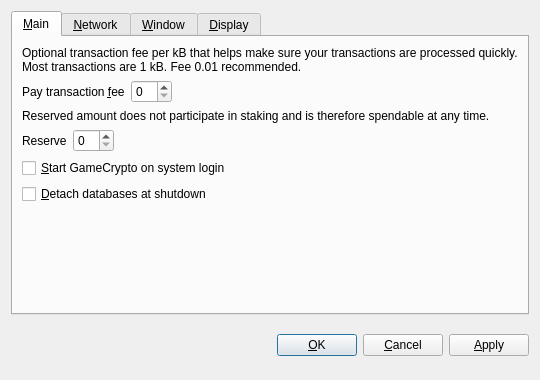
<?xml version="1.0" encoding="UTF-8"?>
<ui version="4.0">
 <class>OptionsDialog</class>
 <widget class="QDialog" name="OptionsDialog">
  <property name="geometry">
   <rect>
    <x>0</x>
    <y>0</y>
    <width>540</width>
    <height>380</height>
   </rect>
  </property>
  <property name="windowTitle">
   <string>Options</string>
  </property>
  <property name="modal">
   <bool>true</bool>
  </property>
  <layout class="QVBoxLayout" name="verticalLayout">
   <item>
    <widget class="QTabWidget" name="tabWidget">
     <property name="tabPosition">
      <enum>QTabWidget::North</enum>
     </property>
     <property name="currentIndex">
      <number>0</number>
     </property>
     <widget class="QWidget" name="tabMain">
      <attribute name="title">
       <string>&amp;Main</string>
      </attribute>
      <layout class="QVBoxLayout" name="verticalLayout_Main">
       <item>
        <widget class="QLabel" name="transactionFeeInfoLabel">
         <property name="text">
          <string>Optional transaction fee per kB that helps make sure your transactions are processed quickly. Most transactions are 1 kB. Fee 0.01 recommended.</string>
         </property>
         <property name="textFormat">
          <enum>Qt::PlainText</enum>
         </property>
         <property name="wordWrap">
          <bool>true</bool>
         </property>
        </widget>
       </item>
       <item>
        <layout class="QHBoxLayout" name="horizontalLayoutFee">
         <item>
          <widget class="QLabel" name="transactionFeeLabel">
           <property name="text">
            <string>Pay transaction &amp;fee</string>
           </property>
           <property name="textFormat">
            <enum>Qt::PlainText</enum>
           </property>
           <property name="buddy">
            <cstring>transactionFee</cstring>
           </property>
          </widget>
         </item>
         <item>
          <widget class="BitcoinAmountField" name="transactionFee"/>
         </item>
         <item>
          <spacer name="horizontalSpacerFee">
           <property name="orientation">
            <enum>Qt::Horizontal</enum>
           </property>
           <property name="sizeHint" stdset="0">
            <size>
             <width>40</width>
             <height>20</height>
            </size>
           </property>
          </spacer>
         </item>
        </layout>
       </item>
       <item>
        <widget class="QLabel" name="reserveBalanceInfoLabel">
         <property name="text">
          <string>Reserved amount does not participate in staking and is therefore spendable at any time.</string>
         </property>
         <property name="textFormat">
          <enum>Qt::PlainText</enum>
         </property>
         <property name="wordWrap">
          <bool>true</bool>
         </property>
        </widget>
       </item>
       <item>
        <layout class="QHBoxLayout" name="horizontalLayoutReserveBalance">
         <item>
          <widget class="QLabel" name="reserveBalanceLabel">
           <property name="text">
            <string>Reserve</string>
           </property>
           <property name="textFormat">
            <enum>Qt::PlainText</enum>
           </property>
           <property name="buddy">
            <cstring>reserveBalance</cstring>
           </property>
          </widget>
         </item>
         <item>
          <widget class="BitcoinAmountField" name="reserveBalance"/>
         </item>
         <item>
          <spacer name="horizontalSpacerReserveBalance">
           <property name="orientation">
            <enum>Qt::Horizontal</enum>
           </property>
           <property name="sizeHint" stdset="0">
            <size>
             <width>40</width>
             <height>20</height>
            </size>
           </property>
          </spacer>
         </item>
        </layout>
       </item>
       <item>
        <widget class="QCheckBox" name="bitcoinAtStartup">
         <property name="toolTip">
          <string>Automatically start GameCrypto after logging in to the system.</string>
         </property>
         <property name="text">
          <string>&amp;Start GameCrypto on system login</string>
         </property>
        </widget>
       </item>
       <item>
        <widget class="QCheckBox" name="detachDatabases">
         <property name="toolTip">
          <string>Detach block and address databases at shutdown. This means they can be moved to another data directory, but it slows down shutdown. The wallet is always detached.</string>
         </property>
         <property name="text">
          <string>&amp;Detach databases at shutdown</string>
         </property>
        </widget>
       </item>
       <item>
        <spacer name="verticalSpacer_Main">
         <property name="orientation">
          <enum>Qt::Vertical</enum>
         </property>
         <property name="sizeHint" stdset="0">
          <size>
           <width>20</width>
           <height>40</height>
          </size>
         </property>
        </spacer>
       </item>
      </layout>
     </widget>
     <widget class="QWidget" name="tabNetwork">
      <attribute name="title">
       <string>&amp;Network</string>
      </attribute>
      <layout class="QVBoxLayout" name="verticalLayout_Network">
       <item>
        <widget class="QCheckBox" name="mapPortUpnp">
         <property name="toolTip">
          <string>Automatically open the GameCrypto client port on the router. This only works when your router supports UPnP and it is enabled.</string>
         </property>
         <property name="text">
          <string>Map port using &amp;UPnP</string>
         </property>
        </widget>
       </item>
       <item>
        <widget class="QCheckBox" name="connectSocks">
         <property name="toolTip">
          <string>Connect to the GameCrypto network through a SOCKS proxy (e.g. when connecting through Tor).</string>
         </property>
         <property name="text">
          <string>&amp;Connect through SOCKS proxy:</string>
         </property>
        </widget>
       </item>
       <item>
        <layout class="QHBoxLayout" name="horizontalLayout_Network">
         <item>
          <widget class="QLabel" name="proxyIpLabel">
           <property name="text">
            <string>Proxy &amp;IP:</string>
           </property>
           <property name="textFormat">
            <enum>Qt::PlainText</enum>
           </property>
           <property name="buddy">
            <cstring>proxyIp</cstring>
           </property>
          </widget>
         </item>
         <item>
          <widget class="QValidatedLineEdit" name="proxyIp">
           <property name="maximumSize">
            <size>
             <width>140</width>
             <height>16777215</height>
            </size>
           </property>
           <property name="toolTip">
            <string>IP address of the proxy (e.g. 127.0.0.1)</string>
           </property>
          </widget>
         </item>
         <item>
          <widget class="QLabel" name="proxyPortLabel">
           <property name="text">
            <string>&amp;Port:</string>
           </property>
           <property name="textFormat">
            <enum>Qt::PlainText</enum>
           </property>
           <property name="buddy">
            <cstring>proxyPort</cstring>
           </property>
          </widget>
         </item>
         <item>
          <widget class="QLineEdit" name="proxyPort">
           <property name="maximumSize">
            <size>
             <width>55</width>
             <height>16777215</height>
            </size>
           </property>
           <property name="toolTip">
            <string>Port of the proxy (e.g. 9050)</string>
           </property>
          </widget>
         </item>
         <item>
          <widget class="QLabel" name="socksVersionLabel">
           <property name="text">
            <string>SOCKS &amp;Version:</string>
           </property>
           <property name="textFormat">
            <enum>Qt::PlainText</enum>
           </property>
           <property name="buddy">
            <cstring>socksVersion</cstring>
           </property>
          </widget>
         </item>
         <item>
          <widget class="QValueComboBox" name="socksVersion">
           <property name="toolTip">
            <string>SOCKS version of the proxy (e.g. 5)</string>
           </property>
          </widget>
         </item>
         <item>
          <spacer name="horizontalSpacer_Network">
           <property name="orientation">
            <enum>Qt::Horizontal</enum>
           </property>
           <property name="sizeHint" stdset="0">
            <size>
             <width>40</width>
             <height>20</height>
            </size>
           </property>
          </spacer>
         </item>
        </layout>
       </item>
       <item>
        <spacer name="verticalSpacer_Network">
         <property name="orientation">
          <enum>Qt::Vertical</enum>
         </property>
         <property name="sizeHint" stdset="0">
          <size>
           <width>20</width>
           <height>40</height>
          </size>
         </property>
        </spacer>
       </item>
      </layout>
     </widget>
     <widget class="QWidget" name="tabWindow">
      <attribute name="title">
       <string>&amp;Window</string>
      </attribute>
      <layout class="QVBoxLayout" name="verticalLayout_Window">
       <item>
        <widget class="QCheckBox" name="minimizeToTray">
         <property name="toolTip">
          <string>Show only a tray icon after minimizing the window.</string>
         </property>
         <property name="text">
          <string>&amp;Minimize to the tray instead of the taskbar</string>
         </property>
        </widget>
       </item>
       <item>
        <widget class="QCheckBox" name="minimizeOnClose">
         <property name="toolTip">
          <string>Minimize instead of exit the application when the window is closed. When this option is enabled, the application will be closed only after selecting Quit in the menu.</string>
         </property>
         <property name="text">
          <string>M&amp;inimize on close</string>
         </property>
        </widget>
       </item>
       <item>
        <spacer name="verticalSpacer_Window">
         <property name="orientation">
          <enum>Qt::Vertical</enum>
         </property>
         <property name="sizeHint" stdset="0">
          <size>
           <width>20</width>
           <height>40</height>
          </size>
         </property>
        </spacer>
       </item>
      </layout>
     </widget>
     <widget class="QWidget" name="tabDisplay">
      <attribute name="title">
       <string>&amp;Display</string>
      </attribute>
      <layout class="QVBoxLayout" name="verticalLayout_Display">
       <item>
        <layout class="QHBoxLayout" name="horizontalLayout_1_Display">
         <item>
          <widget class="QLabel" name="langLabel">
           <property name="text">
            <string>User Interface &amp;language:</string>
           </property>
           <property name="textFormat">
            <enum>Qt::PlainText</enum>
           </property>
           <property name="buddy">
            <cstring>lang</cstring>
           </property>
          </widget>
         </item>
         <item>
          <widget class="QValueComboBox" name="lang">
           <property name="toolTip">
            <string>The user interface language can be set here. This setting will take effect after restarting GameCrypto.</string>
           </property>
          </widget>
         </item>
        </layout>
       </item>
       <item>
        <layout class="QHBoxLayout" name="horizontalLayout_2_Display">
         <item>
          <widget class="QLabel" name="unitLabel">
           <property name="text">
            <string>&amp;Unit to show amounts in:</string>
           </property>
           <property name="textFormat">
            <enum>Qt::PlainText</enum>
           </property>
           <property name="buddy">
            <cstring>unit</cstring>
           </property>
          </widget>
         </item>
         <item>
          <widget class="QValueComboBox" name="unit">
           <property name="toolTip">
            <string>Choose the default subdivision unit to show in the interface and when sending coins.</string>
           </property>
          </widget>
         </item>
        </layout>
       </item>
       <item>
        <widget class="QCheckBox" name="displayAddresses">
         <property name="toolTip">
          <string>Whether to show GameCrypto addresses in the transaction list or not.</string>
         </property>
         <property name="text">
          <string>&amp;Display addresses in transaction list</string>
         </property>
        </widget>
       </item>
       <item>
        <widget class="QCheckBox" name="coinControlFeatures">
         <property name="toolTip">
          <string>Whether to show coin control features or not.</string>
         </property>
         <property name="text">
          <string>Display coin &amp;control features (experts only!)</string>
         </property>
        </widget>
       </item>
       <item>
        <spacer name="verticalSpacer_Display">
         <property name="orientation">
          <enum>Qt::Vertical</enum>
         </property>
         <property name="sizeHint" stdset="0">
          <size>
           <width>20</width>
           <height>40</height>
          </size>
         </property>
        </spacer>
       </item>
      </layout>
     </widget>
    </widget>
   </item>
   <item>
    <layout class="QHBoxLayout" name="horizontalLayout_Buttons">
     <item>
      <spacer name="horizontalSpacer_1">
       <property name="orientation">
        <enum>Qt::Horizontal</enum>
       </property>
       <property name="sizeHint" stdset="0">
        <size>
         <width>40</width>
         <height>48</height>
        </size>
       </property>
      </spacer>
     </item>
     <item>
      <widget class="QLabel" name="statusLabel">
       <property name="font">
        <font>
         <weight>75</weight>
         <bold>true</bold>
        </font>
       </property>
       <property name="text">
        <string/>
       </property>
       <property name="textFormat">
        <enum>Qt::PlainText</enum>
       </property>
       <property name="wordWrap">
        <bool>true</bool>
       </property>
      </widget>
     </item>
     <item>
      <spacer name="horizontalSpacer_2">
       <property name="orientation">
        <enum>Qt::Horizontal</enum>
       </property>
       <property name="sizeHint" stdset="0">
        <size>
         <width>40</width>
         <height>48</height>
        </size>
       </property>
      </spacer>
     </item>
     <item>
      <widget class="QPushButton" name="okButton">
       <property name="text">
        <string>&amp;OK</string>
       </property>
      </widget>
     </item>
     <item>
      <widget class="QPushButton" name="cancelButton">
       <property name="text">
        <string>&amp;Cancel</string>
       </property>
       <property name="autoDefault">
        <bool>false</bool>
       </property>
      </widget>
     </item>
     <item>
      <widget class="QPushButton" name="applyButton">
       <property name="text">
        <string>&amp;Apply</string>
       </property>
       <property name="autoDefault">
        <bool>false</bool>
       </property>
      </widget>
     </item>
    </layout>
   </item>
  </layout>
 </widget>
 <customwidgets>
  <customwidget>
   <class>BitcoinAmountField</class>
   <extends>QSpinBox</extends>
   <header>bitcoinamountfield.h</header>
  </customwidget>
  <customwidget>
   <class>QValueComboBox</class>
   <extends>QComboBox</extends>
   <header>qvaluecombobox.h</header>
  </customwidget>
  <customwidget>
   <class>QValidatedLineEdit</class>
   <extends>QLineEdit</extends>
   <header>qvalidatedlineedit.h</header>
  </customwidget>
 </customwidgets>
 <resources/>
 <connections/>
</ui>
